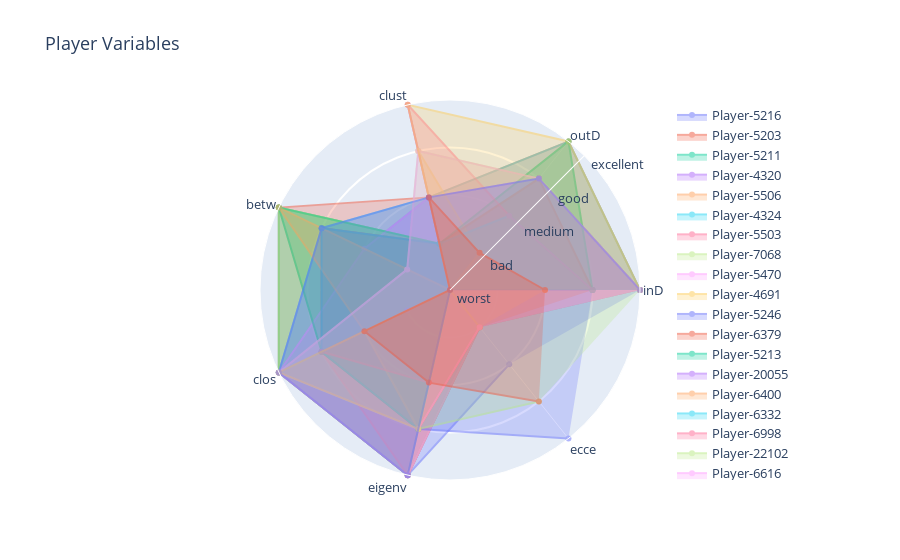

The code cell stored with this chart in its notebook:
### Code cell
fig = go.Figure()

# Iterate over the rows of the class_columns DataFrame using .iloc to avoid KeyError
for i in range(number_of_rows):
    fig.add_trace(
        go.Scatterpolar(
            r=testCut.iloc[i],
            theta=testCut.columns,
            fill='toself',
            opacity=0.5,
            name=f"Player-{testCut.index[i]}",  # Can use the player's name if available
            showlegend=True
        )
    )

fig.update_layout(
    font_size=13,
    legend=dict(
        yanchor="top",
        y=1.,
        xanchor="left",
        x=0.8
    ),
    polar=dict(
        radialaxis=dict(
            angle=45,
            tickangle=45,
            visible=True,
            gridwidth=2,
            range=[0, max(testCut.max(numeric_only=True))],  # Adjust range based on data
            tickvals=list(range(len(testCut.columns))),
            ticktext=categories,
            tickwidth=10
        )
    ),
    title="Player Variables"
)

fig.show()

### Figure 1 — Plotly figure (JSON) as saved in the notebook; plotly's stock layout.template omitted (floating-point values rounded to 4 significant figures)
{"data": [{"fill": "toself", "name": "Player-5216", "opacity": 0.5, "r": [4, 3, 2, 2, 4, 4, 2], "showlegend": true, "theta": ["inD", "outD", "clust", "betw", "clos", "eigenv", "ecce"], "type": "scatterpolar"}, {"fill": "toself", "name": "Player-5203", "opacity": 0.5, "r": [4, 4, 2, 4, 4, 4, 1], "showlegend": true, "theta": ["inD", "outD", "clust", "betw", "clos", "eigenv", "ecce"], "type": "scatterpolar"}, {"fill": "toself", "name": "Player-5211", "opacity": 0.5, "r": [4, 3, 1, 4, 4, 4, 0], "showlegend": true, "theta": ["inD", "outD", "clust", "betw", "clos", "eigenv", "ecce"], "type": "scatterpolar"}, {"fill": "toself", "name": "Player-4320", "opacity": 0.5, "r": [4, 3, 1, 3, 4, 4, 1], "showlegend": true, "theta": ["inD", "outD", "clust", "betw", "clos", "eigenv", "ecce"], "type": "scatterpolar"}, {"fill": "toself", "name": "Player-5506", "opacity": 0.5, "r": [3, 4, 1, 4, 3, 3, 0], "showlegend": true, "theta": ["inD", "outD", "clust", "betw", "clos", "eigenv", "ecce"], "type": "scatterpolar"}, {"fill": "toself", "name": "Player-4324", "opacity": 0.5, "r": [4, 4, 2, 3, 4, 3, 0], "showlegend": true, "theta": ["inD", "outD", "clust", "betw", "clos", "eigenv", "ecce"], "type": "scatterpolar"}, {"fill": "toself", "name": "Player-5503", "opacity": 0.5, "r": [4, 3, 1, 3, 3, 4, 1], "showlegend": true, "theta": ["inD", "outD", "clust", "betw", "clos", "eigenv", "ecce"], "type": "scatterpolar"}, {"fill": "toself", "name": "Player-7068", "opacity": 0.5, "r": [4, 3, 1, 4, 4, 4, 1], "showlegend": true, "theta": ["inD", "outD", "clust", "betw", "clos", "eigenv", "ecce"], "type": "scatterpolar"}, {"fill": "toself", "name": "Player-5470", "opacity": 0.5, "r": [4, 3, 2, 2, 4, 4, 1], "showlegend": true, "theta": ["inD", "outD", "clust", "betw", "clos", "eigenv", "ecce"], "type": "scatterpolar"}, {"fill": "toself", "name": "Player-4691", "opacity": 0.5, "r": [0, 1, 3, 0, 0, 0, 1], "showlegend": true, "theta": ["inD", "outD", "clust", "betw", "clos", "eigenv", "ecce"], "type": "scatterpolar"}, {"fill": "toself", "name": "Player-5246", "opacity": 0.5, "r": [3, 0, 2, 0, 3, 3, 4], "showlegend": true, "theta": ["inD", "outD", "clust", "betw", "clos", "eigenv", "ecce"], "type": "scatterpolar"}, {"fill": "toself", "name": "Player-6379", "opacity": 0.5, "r": [3, 3, 1, 3, 3, 3, 1], "showlegend": true, "theta": ["inD", "outD", "clust", "betw", "clos", "eigenv", "ecce"], "type": "scatterpolar"}, {"fill": "toself", "name": "Player-5213", "opacity": 0.5, "r": [3, 4, 1, 4, 3, 3, 0], "showlegend": true, "theta": ["inD", "outD", "clust", "betw", "clos", "eigenv", "ecce"], "type": "scatterpolar"}, {"fill": "toself", "name": "Player-20055", "opacity": 0.5, "r": [0, 0, 4, 0, 1, 0, 0], "showlegend": true, "theta": ["inD", "outD", "clust", "betw", "clos", "eigenv", "ecce"], "type": "scatterpolar"}, {"fill": "toself", "name": "Player-6400", "opacity": 0.5, "r": [2, 1, 0, 4, 2, 3, 1], "showlegend": true, "theta": ["inD", "outD", "clust", "betw", "clos", "eigenv", "ecce"], "type": "scatterpolar"}, {"fill": "toself", "name": "Player-6332", "opacity": 0.5, "r": [3, 2, 1, 3, 3, 3, 0], "showlegend": true, "theta": ["inD", "outD", "clust", "betw", "clos", "eigenv", "ecce"], "type": "scatterpolar"}, {"fill": "toself", "name": "Player-6998", "opacity": 0.5, "r": [3, 2, 4, 0, 3, 2, 0], "showlegend": true, "theta": ["inD", "outD", "clust", "betw", "clos", "eigenv", "ecce"], "type": "scatterpolar"}, {"fill": "toself", "name": "Player-22102", "opacity": 0.5, "r": [4, 3, 3, 1, 4, 3, 3], "showlegend": true, "theta": ["inD", "outD", "clust", "betw", "clos", "eigenv", "ecce"], "type": "scatterpolar"}, {"fill": "toself", "name": "Player-6616", "opacity": 0.5, "r": [4, 3, 3, 1, 4, 3, 1], "showlegend": true, "theta": ["inD", "outD", "clust", "betw", "clos", "eigenv", "ecce"], "type": "scatterpolar"}, {"fill": "toself", "name": "Player-3508", "opacity": 0.5, "r": [4, 4, 4, 0, 4, 3, 0], "showlegend": true, "theta": ["inD", "outD", "clust", "betw", "clos", "eigenv", "ecce"], "type": "scatterpolar"}, {"fill": "toself", "name": "Player-10609", "opacity": 0.5, "r": [4, 3, 2, 3, 4, 4, 0], "showlegend": true, "theta": ["inD", "outD", "clust", "betw", "clos", "eigenv", "ecce"], "type": "scatterpolar"}, {"fill": "toself", "name": "Player-11094", "opacity": 0.5, "r": [2, 1, 2, 0, 2, 2, 3], "showlegend": true, "theta": ["inD", "outD", "clust", "betw", "clos", "eigenv", "ecce"], "type": "scatterpolar"}], "layout": {"font": {"size": 13}, "legend": {"x": 0.8, "xanchor": "left", "y": 1, "yanchor": "top"}, "polar": {"radialaxis": {"angle": 45, "gridwidth": 2, "range": [0, 4], "tickangle": 45, "ticktext": ["worst", "bad", "medium", "good", "excellent"], "tickvals": [0, 1, 2, 3, 4, 5, 6], "tickwidth": 10, "visible": true}}, "title": {"text": "Player Variables"}}}
